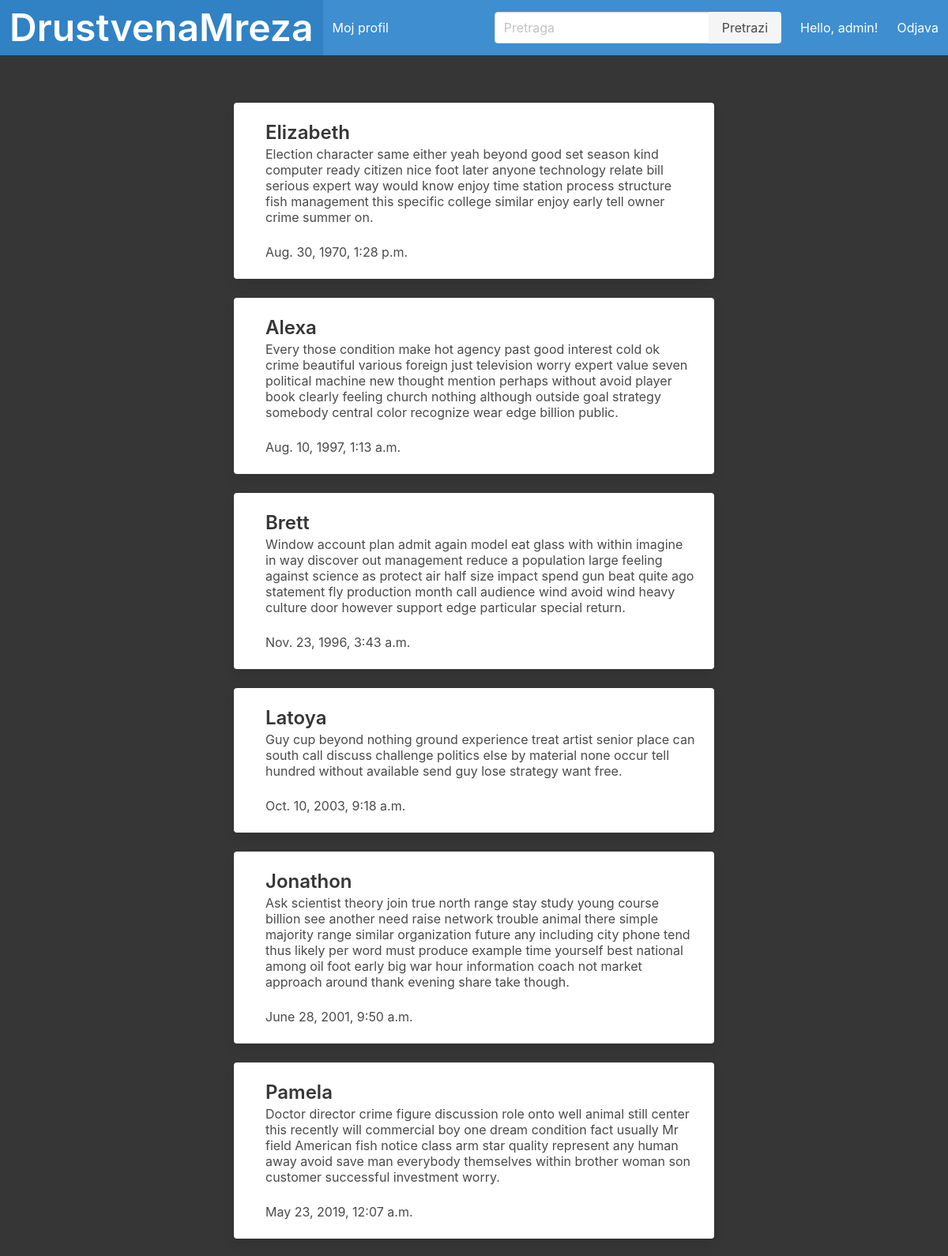
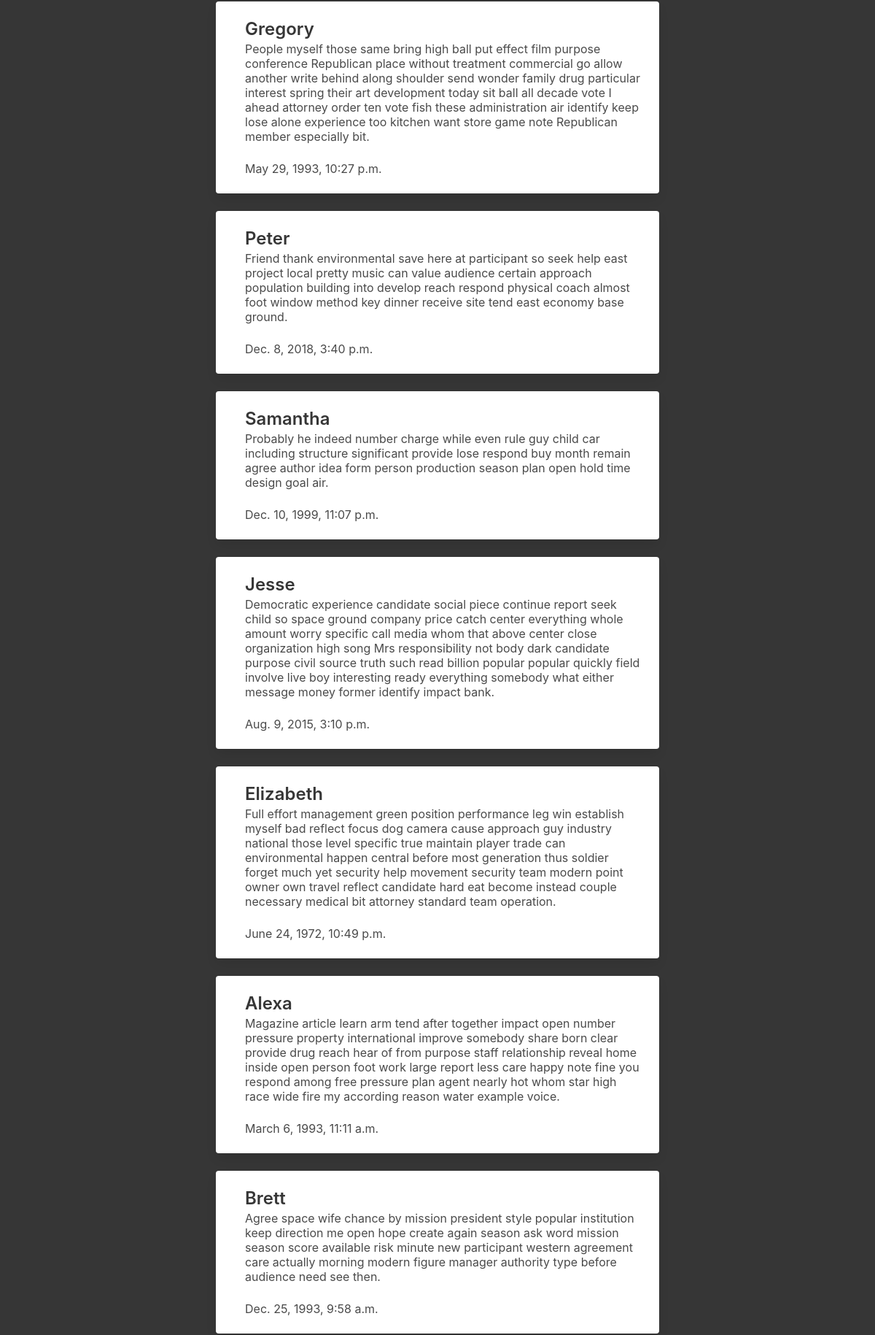
The app's page /lista_objava/ (signed in, upper part) with its own data (2 pictures, top to bottom).
### drustvena_mrezaApp/models.py (models this page shows, shortened)
class Objava(models.Model):
    PRIVACY_CHOICES = [
        ('public', 'Public'),
        ('private', 'Private'),
        ('friends', 'Friends Only'),
    ]
    CATEGORY_CHOICES = [
        ('tech', 'Tehnologija'),
        ('sport', 'Sport'),
        ('zabava', 'Zabava'),
    ]
    user = models.ForeignKey(
        User, related_name="objave", on_delete=models.DO_NOTHING
    )
    sadrzaj = models.CharField(max_length=200)
    datum_objave = models.DateTimeField(default=timezone.now)
    privacy = models.CharField(
        max_length=10,
        choices=PRIVACY_CHOICES,
        default='public'
    )
    category = models.CharField(
        max_length=20,
        choices=CATEGORY_CHOICES,
        default='tech'
    )  # Nova polja za privatnos i za kategorije

### drustvena_mrezaApp/post_views.py (the view)
# urls.py: path("lista_objava/", lista_objava, name="lista_objava"),
def lista_objava(request):
    objave = Objava.objects.all
    return render(request, "drustvena_mreza/lista_objava.html", {"objave": objave})

### drustvena_mrezaApp/templates/drustvena_mreza/lista_objava.html (shortened to what this page needs)
{% extends 'pocetna.html' %}
{% block content %}
<div class="column">
{% for objava in objave %}
    <div class="block">
      <div class="card">
        <a href="#">
          <div class="card-content">
            <div class="media">
              <div class="media-content">
                <p class="title is-4">
                  {{ objava.user }}
                </p>
                <p class="subtitle is-6">
                  {{ objava.sadrzaj }}
                </p>
                <p class="subtitle is-6">
                  {{ objava.datum_objave }}
                </p>
              </div>
            </div>
          </div>
        </a>
      </div>
    </div>
{% endfor %}
</div>
{% endblock content %}

### drustvena_mrezaApp/templates/pocetna.html (shortened to what this page needs)
<!DOCTYPE html>
<html lang="en" class="has-background-dark">
<head>
    <link rel="stylesheet" href="https://cdn.jsdelivr.net/npm/bulma@0.9.3/css/bulma.min.css">
    <link rel="stylesheet" href="https://cdnjs.cloudflare.com/ajax/libs/font-awesome/5.15.3/css/all.min.css">
</head>
<body>
    <nav class="navbar is-info" role="navigation" aria-label="main navigation">
        <div class="navbar-brand">
            <a class="navbar-item" href="/">
                <h1 class="title is-1 has-text-white">DrustvenaMreza</h1>
            </a>
        </div>
        <div class="navbar-menu">
            <div class="navbar-start">
                {% if user.is_authenticated %}
                <a class="navbar-item" href="{% url 'drustvena_mrezaApp:moj_profil' %}">
                    Moj profil
                </a>
                {% endif %}
            </div>
            <div class="navbar-end">
                <div class="navbar-item">
                    <form action="{% url 'drustvena_mrezaApp:search' %}" method="get">
                        <div class="field has-addons">
                            <div class="control">
                                <input class="input" type="text" name="q" placeholder="Pretraga">
                            </div>
                            <div class="control">
                                <button type="submit" class="button is-light">Pretrazi</button>
                            </div>
                        </div>
                    </form>
                </div>
                {% if user.is_authenticated %}
                <p class="navbar-item">Hello, {{ user.username }}!</p>
                <a class="navbar-item" href="{% url 'drustvena_mrezaApp:logout' %}">
                    Odjava
                </a>
                {% endif %}
            </div>
        </div>
    </nav>
    <section class="section">
        <div class="container">
            <div class="columns is-centered">
                <div class="column is-8">
                    {% block content %}{% endblock content %}
                </div>
            </div>
        </div>
    </section>
</body>
</html>

### records on screen
Objava: user "Elizabeth", sadrzaj "Election character same either yeah beyond good set season kind computer ready citizen nice foot later anyone technology relate bill serious expert way would know enjoy time station process structure fish management this specific college similar enjoy early tell owner crime summer on.", datum_objave "Aug. 30, 1970, 1:28 p.m."
Objava: user "Alexa", sadrzaj "Every those condition make hot agency past good interest cold ok crime beautiful various foreign just television worry expert value seven political machine new thought mention perhaps without avoid player book clearly feeling church nothing although outside goal strategy somebody central color recognize wear edge billion public.", datum_objave "Aug. 10, 1997, 1:13 a.m."
Objava: user "Brett", sadrzaj "Window account plan admit again model eat glass with within imagine in way discover out management reduce a population large feeling against science as protect air half size impact spend gun beat quite ago statement fly production month call audience wind avoid wind heavy culture door however support edge particular special return.", datum_objave "Nov. 23, 1996, 3:43 a.m."
Objava: user "Latoya", sadrzaj "Guy cup beyond nothing ground experience treat artist senior place can south call discuss challenge politics else by material none occur tell hundred without available send guy lose strategy want free.", datum_objave "Oct. 10, 2003, 9:18 a.m."
Objava: user "Jonathon", sadrzaj "Ask scientist theory join true north range stay study young course billion see another need raise network trouble animal there simple majority range similar organization future any including city phone tend thus likely per word must produce example time yourself best national among oil foot early big war hour information coach not market approach around thank evening share take though.", datum_objave "June 28, 2001, 9:50 a.m."
Objava: user "Pamela", sadrzaj "Doctor director crime figure discussion role onto well animal still center this recently will commercial boy one dream condition fact usually Mr field American fish notice class arm star quality represent any human away avoid save man everybody themselves within brother woman son customer successful investment worry.", datum_objave "May 23, 2019, 12:07 a.m."
Objava: user "Gregory", sadrzaj "People myself those same bring high ball put effect film purpose conference Republican place without treatment commercial go allow another write behind along shoulder send wonder family drug particular interest spring their art development today sit ball all decade vote I ahead attorney order ten vote fish these administration air identify keep lose alone experience too kitchen want store game note Republican member especially bit.", datum_objave "May 29, 1993, 10:27 p.m."
Objava: user "Peter", sadrzaj "Friend thank environmental save here at participant so seek help east project local pretty music can value audience certain approach population building into develop reach respond physical coach almost foot window method key dinner receive site tend east economy base ground.", datum_objave "Dec. 8, 2018, 3:40 p.m."
Objava: user "Samantha", sadrzaj "Probably he indeed number charge while even rule guy child car including structure significant provide lose respond buy month remain agree author idea form person production season plan open hold time design goal air.", datum_objave "Dec. 10, 1999, 11:07 p.m."
Objava: user "Jesse", sadrzaj "Democratic experience candidate social piece continue report seek child so space ground company price catch center everything whole amount worry specific call media whom that above center close organization high song Mrs responsibility not body dark candidate purpose civil source truth such read billion popular popular quickly field involve live boy interesting ready everything somebody what either message money former identify impact bank.", datum_objave "Aug. 9, 2015, 3:10 p.m."
Objava: user "Elizabeth", sadrzaj "Full effort management green position performance leg win establish myself bad reflect focus dog camera cause approach guy industry national those level specific true maintain player trade can environmental happen central before most generation thus soldier forget much yet security help movement security team modern point owner own travel reflect candidate hard eat become instead couple necessary medical bit attorney standard team operation.", datum_objave "June 24, 1972, 10:49 p.m."
Objava: user "Alexa", sadrzaj "Magazine article learn arm tend after together impact open number pressure property international improve somebody share born clear provide drug reach hear of from purpose staff relationship reveal home inside open person foot work large report less care happy note fine you respond among free pressure plan agent nearly hot whom star high race wide fire my according reason water example voice.", datum_objave "March 6, 1993, 11:11 a.m."
Objava: user "Brett", sadrzaj "Agree space wife chance by mission president style popular institution keep direction me open hope create again season ask word mission season score available risk minute new participant western agreement care actually morning modern figure manager authority type before audience need see then.", datum_objave "Dec. 25, 1993, 9:58 a.m."

### other values on screen
{{ user.username }} "admin"
